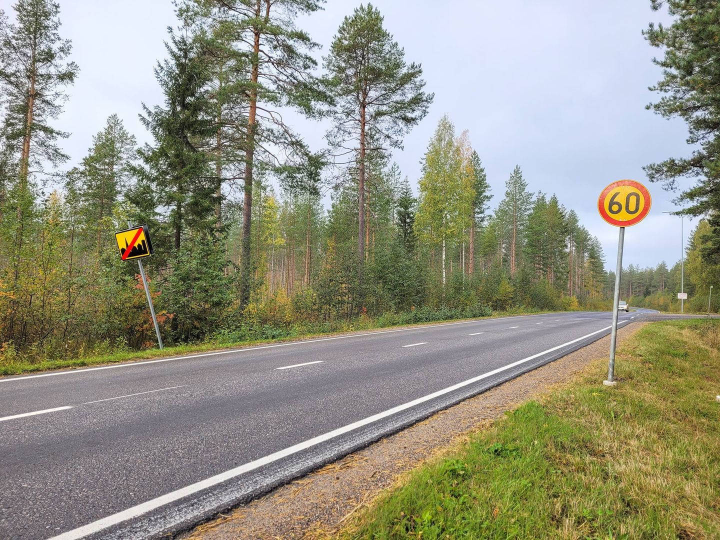
#> input picture images/60.jpeg, 1440 x 1080 px, given in place of 20.jpg, which was not available (shown at 1/2 size)
$ python saveBriskDescriptors.py
#> lines starting #> are read from the running program, lines starting #| are printed output that depends on the picture; pictures that were not available may be replaced by others from this repository, and a replacement may not be noted
import cv2
import numpy as np
import pickle

brisk = cv2.BRISK_create()

speedSigns = [  "20",
				"30",
				"40",
				"50",
				"60",
				"70",
				"80",
				"100",
				"120"]

with open('briskDescriptors.pkl', 'wb') as output:
	for sign in speedSigns:
		signImg = cv2.imread("sourceImages/"+sign+".jpg")
#> signImg is the input picture: shape (1080, 1440, 3); mean B, G, R 130.7, 147.9, 148.6
		signImg = cv2.resize(signImg, dsize=(160, 160), interpolation=cv2.INTER_CUBIC)
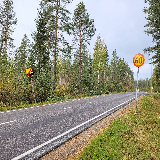
#> signImg: shape (160, 160, 3); mean B, G, R 130.8, 148, 148.7

		graySign = cv2.cvtColor(signImg, cv2.COLOR_BGR2GRAY)
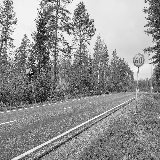
#> graySign: shape (160, 160); min 0, max 255, mean 146.2
		signKp, signDesc = brisk.detectAndCompute(graySign, None)
#> signKp = 1048 keypoints; strongest (x, y, size): (93, 21, 10.2), (89, 44, 9.9), (35, 19, 9.8), (95, 29, 11.9)

		temp = [{'point0':k.pt[0],'point1':k.pt[1],'size':k.size,'angle': k.angle, 'response': k.response, "octave":k.octave}
	  				for k in signKp]
#> temp = 1048 items

		print(len(signKp))
#| 1048
		pickle.dump(temp, output)
		pickle.dump(signDesc, output)
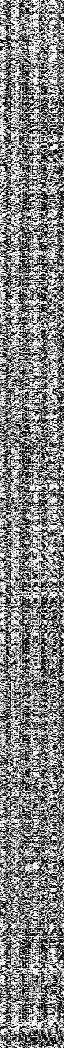
#> signDesc: shape (1048, 64); min 0, max 255, mean 130.4
#> pass 2 of the loop `for sign in speedSigns:`:
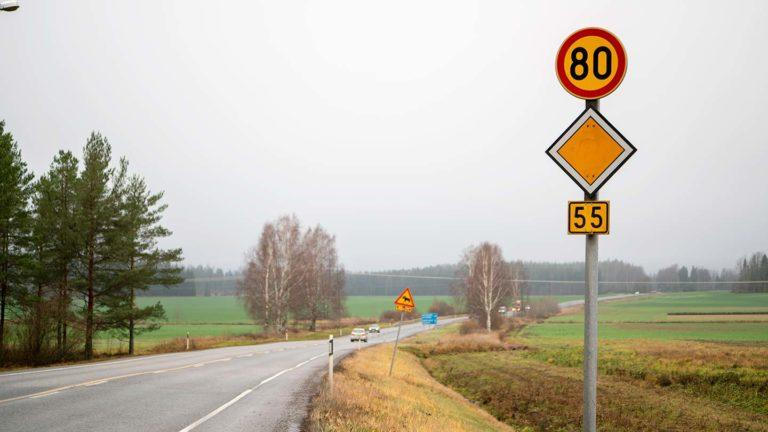
#> input picture images/80.jpg, 768 x 432 px, given in place of 30.jpg, which was not available
#> signImg is the input picture: shape (432, 768, 3); mean B, G, R 167.3, 181.4, 187.6
#> signImg: shape (160, 160, 3)
#> `graySign = cv2.cvtColor(signImg, cv2.COLOR_BGR2GRAY)`:
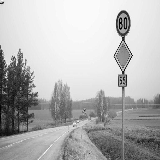
#> graySign: shape (160, 160); min 0, max 253, mean 181.7
#> signKp = 234 keypoints; strongest (x, y, size): (132, 55, 9.5), (114, 57, 10.9), (130, 57, 12.2), (114, 55, 11.1)
#> temp = 234 items
#| 234
#> `pickle.dump(signDesc, output)`:
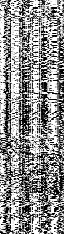
#> signDesc: shape (234, 64); min 0, max 255, mean 141.6
#> (the run stopped early here; a loop or call above may not have finished)
